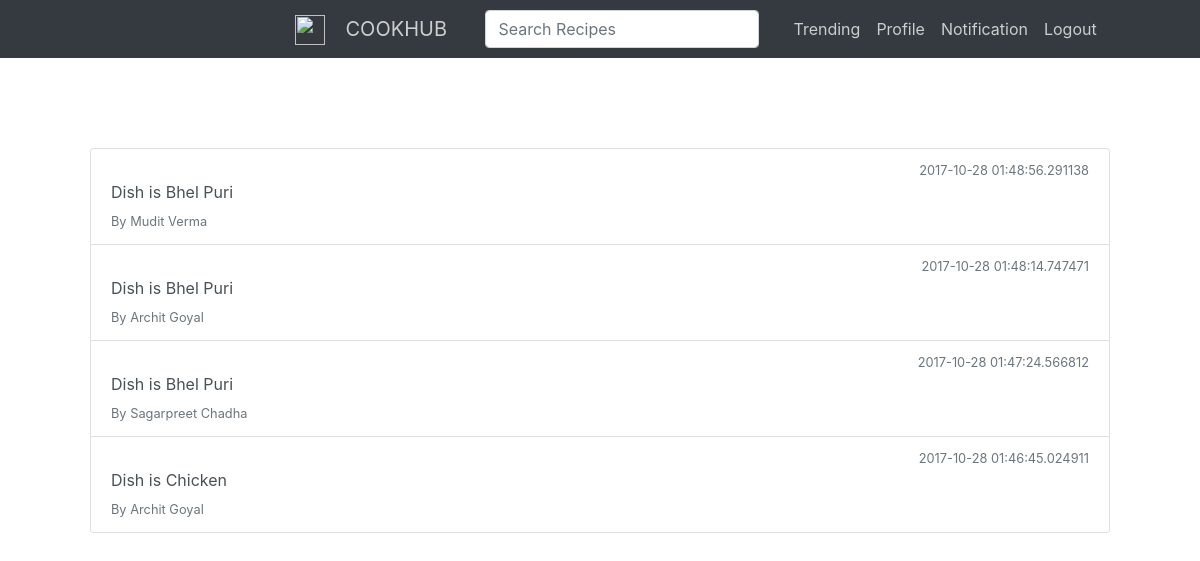
Screenshot of /notification (signed in) with the database file from the repository.
### dbrun.py (models this page shows)
class Notification(db.Model):
	id = db.Column(db.Integer, primary_key=True , autoincrement = True)
	ntype = db.Column(db.String(20) , nullable = False)
	cookid = db.Column(db.Integer , db.ForeignKey('cooks.id'), nullable=False)
	timestamp = db.Column(db.DateTime, default=datetime.datetime.utcnow)
	sender = db.Column(db.Integer , db.ForeignKey('person.id'), nullable = False)

class Cooks(db.Model):
	id = db.Column(db.Integer , primary_key = True, autoincrement=True)
	name = db.Column(db.String(30),nullable=False)
	preptime = db.Column(db.Integer,nullable=False)
	ctype = db.Column(db.String(30),nullable=False)
	cost = db.Column(db.Integer,nullable=False)
	region = db.Column(db.String(30),nullable=False)
	public = db.Column(db.String(1),nullable=False)
	image = db.Column(db.String(300))
	description = db.Column(db.String(200) , default='None Provided.')
	star = db.Column(db.Integer, default=0)
	stages = db.relationship('Stages',backref='cook',lazy=True)
	personid = db.Column(db.Integer,db.ForeignKey('person.id'),nullable=False)

class Person(db.Model):
	id = db.Column(db.Integer , primary_key = True )
	email = db.Column(db.String(80), unique=True)
	password = db.Column(db.String(30),nullable=False)
	name = db.Column(db.String(30),nullable=False)
	location = db.Column(db.String(30),nullable=False)
	recruitment = db.Column(db.String(1),nullable=False)
	age = db.Column(db.Integer,nullable=False)
	gender = db.Column(db.String(1),nullable=False)
	expertise = db.Column(db.String(15),nullable=False)
	image = db.Column(db.String(300))
	mycooks = db.relationship('Cooks', backref='person', lazy=True)

### main.py (the view)
@app.route('/notification')
@login_required
def notification():
	i = g.user
	txt = 'select * from notification where cookid in (select id from cooks where personid = '+str(i)+') order by timestamp desc'
	mynotifs = db.engine.execute(txt)
	notif = []
	for n in mynotifs :
		print n.ntype , n.timestamp , n.sender , n.cookid,
		cook = Cooks.query.filter_by(id=n.cookid).first()
		print cook.name,
		send_er = Person.query.filter_by(id=n.sender).first()
		print send_er.name
		nntype = n.ntype
		ntimestamp = n.timestamp
		nsendername = send_er.name
		nsenderid = n.sender
		ncook = cook.name
		n = Notify(nntype,ntimestamp,nsenderid,n.cookid,ncook,nsendername)
		notif.append(n)
	return render_template('after_login/notification.html',notif = notif , l = len(notif))

### main.py (called while the page is built)
def login_required(f):
    @wraps(f)
    def decorated_function(*args, **kwargs):
        if g.user is None:
        	flash('Login Required!')
        	return redirect(url_for('home'))
        return f(*args, **kwargs)
    return decorated_function

@app.before_request
def before_request():
	g.user = None
	if 'user' in session :
		g.user = session['user']

@app.after_request
def add_header(response):
	response.headers['Cache-Control'] = 'no-cache, no-store, must-revalidate'
	response.headers['Pragma'] = 'no-cache'
	response.headers['X-UA-Compatible'] = 'IE=Edge,chrome=1'
	if ('Cache-Control' not in response.headers):
		response.headers['Cache-Control'] = 'public, max-age=600'
	return response

### templates/after_login/notification.html (shortened to what this page needs)
{% extends "after_login/layout.html" %}
{% block body %}
<div class="list-group" style="padding:90px">
{% for n in notif %}
  <a href="#" class="list-group-item list-group-item-action flex-column align-items-start">
    <div class="d-flex w-100 justify-content-between">
      <small class="text-muted">{{ n.timestamp }}</small>
    </div>
    <p class="mb-1">Dish is {{ n.cookname }} </p>
    <small class="text-muted">By {{ n.sendername }} </small>
  </a>
{% endfor %}
</div>
{% endblock %}

### static/after_login/indexcss.css (style rules this page uses)
a { color: red ; }

### rows the page displays
Notification: timestamp "2017-10-28 01:48:56.291138"
Cooks: cookname "Bhel Puri" "Bhel Puri" "Bhel Puri"
Person: sendername "Mudit Verma"
Notification: timestamp "2017-10-28 01:48:14.747471"
Person: sendername "Archit Goyal" "Archit Goyal"
Notification: timestamp "2017-10-28 01:47:24.566812"
Person: sendername "Sagarpreet Chadha"
Notification: timestamp "2017-10-28 01:46:45.024911"
Cooks: cookname "Chicken"
